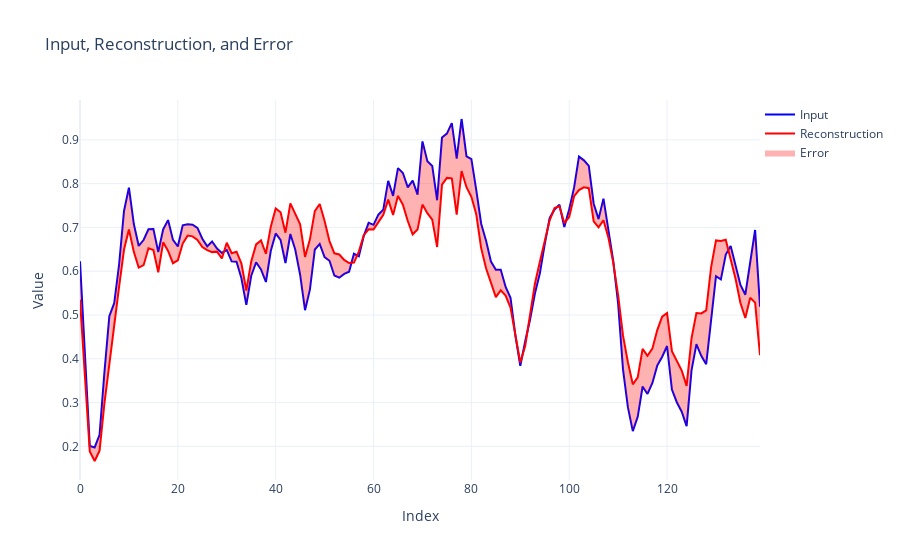

This figure's notebook cell:
### Code cell
import plotly.graph_objects as go
import numpy as np

enc_img = autoencoder.encoder(normal_test_data)
dec_img = autoencoder.decoder(enc_img)

input_data = normal_test_data[0]
reconstructed_data = dec_img[0]

# 计算误差
error = np.abs(input_data - reconstructed_data)
# Plot the error between the input and the reconstructed data
plotters.compare_org_reconstructed(input_data, reconstructed_data)

### Figure 1 — Plotly figure (JSON) as saved in the notebook; plotly's stock layout.template omitted (floating-point values rounded to 4 significant figures; data arrays with more than 128 entries replaced by an {"elided": "..."} marker saying what was removed)
{"data": [{"line": {"color": "blue"}, "mode": "lines", "name": "Input", "type": "scatter", "x": {"elided": "140 int values"}, "y": {"elided": "140 float values"}}, {"line": {"color": "red"}, "mode": "lines", "name": "Reconstruction", "type": "scatter", "x": {"elided": "140 int values"}, "y": {"elided": "140 float values"}}, {"fill": "toself", "fillcolor": "rgba(255, 0, 0, 0.3)", "line": {"color": "rgba(255,255,255,0)"}, "name": "Error", "type": "scatter", "x": {"elided": "280 int values"}, "y": {"elided": "280 float values"}}], "layout": {"legend": {"x": 1, "y": 1}, "title": {"text": "Input, Reconstruction, and Error"}, "xaxis": {"title": {"text": "Index"}}, "yaxis": {"title": {"text": "Value"}}}}
